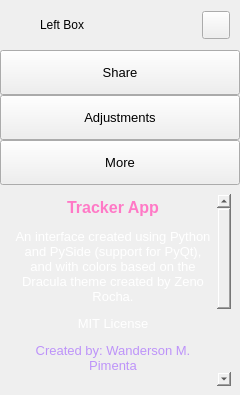
        <widget class="QFrame" name="extraLeftBox">
         <property name="minimumSize">
          <size>
           <width>0</width>
           <height>0</height>
          </size>
         </property>
         <property name="maximumSize">
          <size>
           <width>0</width>
           <height>16777215</height>
          </size>
         </property>
         <property name="frameShape">
          <enum>QFrame::NoFrame</enum>
         </property>
         <property name="frameShadow">
          <enum>QFrame::Raised</enum>
         </property>
         <layout class="QVBoxLayout" name="extraColumLayout">
          <property name="spacing">
           <number>0</number>
          </property>
          <property name="leftMargin">
           <number>0</number>
          </property>
          <property name="topMargin">
           <number>0</number>
          </property>
          <property name="rightMargin">
           <number>0</number>
          </property>
          <property name="bottomMargin">
           <number>0</number>
          </property>
          <item>
           <widget class="QFrame" name="extraTopBg">
            <property name="minimumSize">
             <size>
              <width>0</width>
              <height>50</height>
             </size>
            </property>
            <property name="maximumSize">
             <size>
              <width>16777215</width>
              <height>50</height>
             </size>
            </property>
            <property name="frameShape">
             <enum>QFrame::NoFrame</enum>
            </property>
            <property name="frameShadow">
             <enum>QFrame::Raised</enum>
            </property>
            <layout class="QVBoxLayout" name="verticalLayout_5">
             <property name="spacing">
              <number>0</number>
             </property>
             <property name="leftMargin">
              <number>0</number>
             </property>
             <property name="topMargin">
              <number>0</number>
             </property>
             <property name="rightMargin">
              <number>0</number>
             </property>
             <property name="bottomMargin">
              <number>0</number>
             </property>
             <item>
              <layout class="QGridLayout" name="extraTopLayout">
               <property name="leftMargin">
                <number>10</number>
               </property>
               <property name="rightMargin">
                <number>10</number>
               </property>
               <property name="horizontalSpacing">
                <number>10</number>
               </property>
               <property name="verticalSpacing">
                <number>0</number>
               </property>
               <item row="0" column="0">
                <widget class="QFrame" name="extraIcon">
                 <property name="minimumSize">
                  <size>
                   <width>20</width>
                   <height>0</height>
                  </size>
                 </property>
                 <property name="maximumSize">
                  <size>
                   <width>20</width>
                   <height>20</height>
                  </size>
                 </property>
                 <property name="frameShape">
                  <enum>QFrame::NoFrame</enum>
                 </property>
                 <property name="frameShadow">
                  <enum>QFrame::Raised</enum>
                 </property>
                </widget>
               </item>
               <item row="0" column="1">
                <widget class="QLabel" name="extraLabel">
                 <property name="minimumSize">
                  <size>
                   <width>150</width>
                   <height>0</height>
                  </size>
                 </property>
                 <property name="text">
                  <string>Left Box</string>
                 </property>
                </widget>
               </item>
               <item row="0" column="2">
                <widget class="QPushButton" name="extraCloseColumnBtn">
                 <property name="minimumSize">
                  <size>
                   <width>28</width>
                   <height>28</height>
                  </size>
                 </property>
                 <property name="maximumSize">
                  <size>
                   <width>28</width>
                   <height>28</height>
                  </size>
                 </property>
                 <property name="cursor">
                  <cursorShape>PointingHandCursor</cursorShape>
                 </property>
                 <property name="toolTip">
                  <string>Close left box</string>
                 </property>
                 <property name="text">
                  <string/>
                 </property>
                 <property name="icon">
                  <iconset resource="resources.qrc">
                   <normaloff>:/icons/images/icons/icon_close.png</normaloff>:/icons/images/icons/icon_close.png</iconset>
                 </property>
                 <property name="iconSize">
                  <size>
                   <width>20</width>
                   <height>20</height>
                  </size>
                 </property>
                </widget>
               </item>
              </layout>
             </item>
            </layout>
           </widget>
          </item>
          <item>
           <widget class="QFrame" name="extraContent">
            <property name="frameShape">
             <enum>QFrame::NoFrame</enum>
            </property>
            <property name="frameShadow">
             <enum>QFrame::Raised</enum>
            </property>
            <layout class="QVBoxLayout" name="verticalLayout_12">
             <property name="spacing">
              <number>0</number>
             </property>
             <property name="leftMargin">
              <number>0</number>
             </property>
             <property name="topMargin">
              <number>0</number>
             </property>
             <property name="rightMargin">
              <number>0</number>
             </property>
             <property name="bottomMargin">
              <number>0</number>
             </property>
             <item alignment="Qt::AlignTop">
              <widget class="QFrame" name="extraTopMenu">
               <property name="frameShape">
                <enum>QFrame::NoFrame</enum>
               </property>
               <property name="frameShadow">
                <enum>QFrame::Raised</enum>
               </property>
               <layout class="QVBoxLayout" name="verticalLayout_11">
                <property name="spacing">
                 <number>0</number>
                </property>
                <property name="leftMargin">
                 <number>0</number>
                </property>
                <property name="topMargin">
                 <number>0</number>
                </property>
                <property name="rightMargin">
                 <number>0</number>
                </property>
                <property name="bottomMargin">
                 <number>0</number>
                </property>
                <item>
                 <widget class="QPushButton" name="btn_share">
                  <property name="sizePolicy">
                   <sizepolicy hsizetype="Expanding" vsizetype="Fixed">
                    <horstretch>0</horstretch>
                    <verstretch>0</verstretch>
                   </sizepolicy>
                  </property>
                  <property name="minimumSize">
                   <size>
                    <width>0</width>
                    <height>45</height>
                   </size>
                  </property>
                  <property name="font">
                   <font>
                    <family>Segoe UI</family>
                    <pointsize>10</pointsize>
                    <italic>false</italic>
                    <bold>false</bold>
                   </font>
                  </property>
                  <property name="cursor">
                   <cursorShape>PointingHandCursor</cursorShape>
                  </property>
                  <property name="layoutDirection">
                   <enum>Qt::LeftToRight</enum>
                  </property>
                  <property name="styleSheet">
                   <string notr="true">background-image: url(:/icons/images/icons/cil-share-boxed.png);</string>
                  </property>
                  <property name="text">
                   <string>Share</string>
                  </property>
                 </widget>
                </item>
                <item>
                 <widget class="QPushButton" name="btn_adjustments">
                  <property name="sizePolicy">
                   <sizepolicy hsizetype="Expanding" vsizetype="Fixed">
                    <horstretch>0</horstretch>
                    <verstretch>0</verstretch>
                   </sizepolicy>
                  </property>
                  <property name="minimumSize">
                   <size>
                    <width>0</width>
                    <height>45</height>
                   </size>
                  </property>
                  <property name="font">
                   <font>
                    <family>Segoe UI</family>
                    <pointsize>10</pointsize>
                    <italic>false</italic>
                    <bold>false</bold>
                   </font>
                  </property>
                  <property name="cursor">
                   <cursorShape>PointingHandCursor</cursorShape>
                  </property>
                  <property name="layoutDirection">
                   <enum>Qt::LeftToRight</enum>
                  </property>
                  <property name="styleSheet">
                   <string notr="true">background-image: url(:/icons/images/icons/cil-equalizer.png);</string>
                  </property>
                  <property name="text">
                   <string>Adjustments</string>
                  </property>
                 </widget>
                </item>
                <item>
                 <widget class="QPushButton" name="btn_more">
                  <property name="sizePolicy">
                   <sizepolicy hsizetype="Expanding" vsizetype="Fixed">
                    <horstretch>0</horstretch>
                    <verstretch>0</verstretch>
                   </sizepolicy>
                  </property>
                  <property name="minimumSize">
                   <size>
                    <width>0</width>
                    <height>45</height>
                   </size>
                  </property>
                  <property name="font">
                   <font>
                    <family>Segoe UI</family>
                    <pointsize>10</pointsize>
                    <italic>false</italic>
                    <bold>false</bold>
                   </font>
                  </property>
                  <property name="cursor">
                   <cursorShape>PointingHandCursor</cursorShape>
                  </property>
                  <property name="layoutDirection">
                   <enum>Qt::LeftToRight</enum>
                  </property>
                  <property name="styleSheet">
                   <string notr="true">background-image: url(:/icons/images/icons/cil-layers.png);</string>
                  </property>
                  <property name="text">
                   <string>More</string>
                  </property>
                 </widget>
                </item>
               </layout>
              </widget>
             </item>
             <item>
              <widget class="QFrame" name="extraCenter">
               <property name="frameShape">
                <enum>QFrame::NoFrame</enum>
               </property>
               <property name="frameShadow">
                <enum>QFrame::Raised</enum>
               </property>
               <layout class="QVBoxLayout" name="verticalLayout_10">
                <item>
                 <widget class="QTextEdit" name="textEdit">
                  <property name="minimumSize">
                   <size>
                    <width>222</width>
                    <height>0</height>
                   </size>
                  </property>
                  <property name="styleSheet">
                   <string notr="true">background: transparent;</string>
                  </property>
                  <property name="frameShape">
                   <enum>QFrame::NoFrame</enum>
                  </property>
                  <property name="readOnly">
                   <bool>true</bool>
                  </property>
                  <property name="html">
                   <string>&lt;!DOCTYPE HTML PUBLIC &quot;-//W3C//DTD HTML 4.0//EN&quot; &quot;http://www.w3.org/TR/REC-html40/strict.dtd&quot;&gt;
&lt;html&gt;&lt;head&gt;&lt;meta name=&quot;qrichtext&quot; content=&quot;1&quot; /&gt;&lt;meta charset=&quot;utf-8&quot; /&gt;&lt;style type=&quot;text/css&quot;&gt;
p, li { white-space: pre-wrap; }
&lt;/style&gt;&lt;/head&gt;&lt;body style=&quot; font-family:'Segoe UI'; font-size:10pt; font-weight:400; font-style:normal;&quot;&gt;
&lt;p align=&quot;center&quot; style=&quot; margin-top:12px; margin-bottom:12px; margin-left:0px; margin-right:0px; -qt-block-indent:0; text-indent:0px;&quot;&gt;&lt;span style=&quot; font-size:12pt; font-weight:600; color:#ff79c6;&quot;&gt;Tracker App&lt;/span&gt;&lt;/p&gt;
&lt;p align=&quot;center&quot; style=&quot; margin-top:12px; margin-bottom:12px; margin-left:0px; margin-right:0px; -qt-block-indent:0; text-indent:0px;&quot;&gt;&lt;span style=&quot; color:#ffffff;&quot;&gt;An interface created using Python and PySide (support for PyQt), and with colors based on the Dracula theme created by Zeno Rocha.&lt;/span&gt;&lt;/p&gt;
&lt;p align=&quot;center&quot; style=&quot; margin-top:12px; margin-bottom:12px; margin-left:0px; margin-right:0px; -qt-block-indent:0; text-indent:0px;&quot;&gt;&lt;span style=&quot; color:#ffffff;&quot;&gt;MIT License&lt;/span&gt;&lt;/p&gt;
&lt;p align=&quot;center&quot; style=&quot; margin-top:12px; margin-bottom:12px; margin-left:0px; margin-right:0px; -qt-block-indent:0; text-indent:0px;&quot;&gt;&lt;span style=&quot; color:#bd93f9;&quot;&gt;Created by: Wanderson M. Pimenta&lt;/span&gt;&lt;/p&gt;
&lt;p align=&quot;center&quot; style=&quot; margin-top:12px; margin-bottom:12px; margin-left:0px; margin-right:0px; -qt-block-indent:0; text-indent:0px;&quot;&gt;&lt;span style=&quot; font-size:12pt; font-weight:600; color:#ff79c6;&quot;&gt;Convert UI&lt;/span&gt;&lt;/p&gt;
&lt;p align=&quot;center&quot; style=&quot; margin-top:12px; margin-bottom:12px; margin-left:0px; margin-right:0px; -qt-block-indent:0; text-indent:0px;&quot;&gt;&lt;span style=&quot; font-size:9pt; color:#ffffff;&quot;&gt;pyside6-uic main.ui &amp;gt; ui_main.py&lt;/span&gt;&lt;/p&gt;
&lt;p align=&quot;center&quot; style=&quot; margin-top:12px; margin-bottom:12px; margin-left:0px; margin-right:0px; -qt-block-indent:0; text-indent:0px;&quot;&gt;&lt;span style=&quot; font-size:12pt; font-weight:600; color:#ff79c6;&quot;&gt;Convert QRC&lt;/span&gt;&lt;/p&gt;
&lt;p align=&quot;center&quot; style=&quot; margin-top:12px; margin-bottom:12px; margin-left:0px; margin-right:0px; -qt-block-indent:0; text-indent:0px;&quot;&gt;&lt;span style=&quot; font-size:9pt; color:#ffffff;&quot;&gt;pyside6-rcc resources.qrc -o resources_rc.py&lt;/span&gt;&lt;/p&gt;&lt;/body&gt;&lt;/html&gt;</string>
                  </property>
                 </widget>
                </item>
               </layout>
              </widget>
             </item>
             <item>
              <widget class="QFrame" name="extraBottom">
               <property name="frameShape">
                <enum>QFrame::NoFrame</enum>
               </property>
               <property name="frameShadow">
                <enum>QFrame::Raised</enum>
               </property>
              </widget>
             </item>
            </layout>
           </widget>
          </item>
         </layout>
        </widget>
